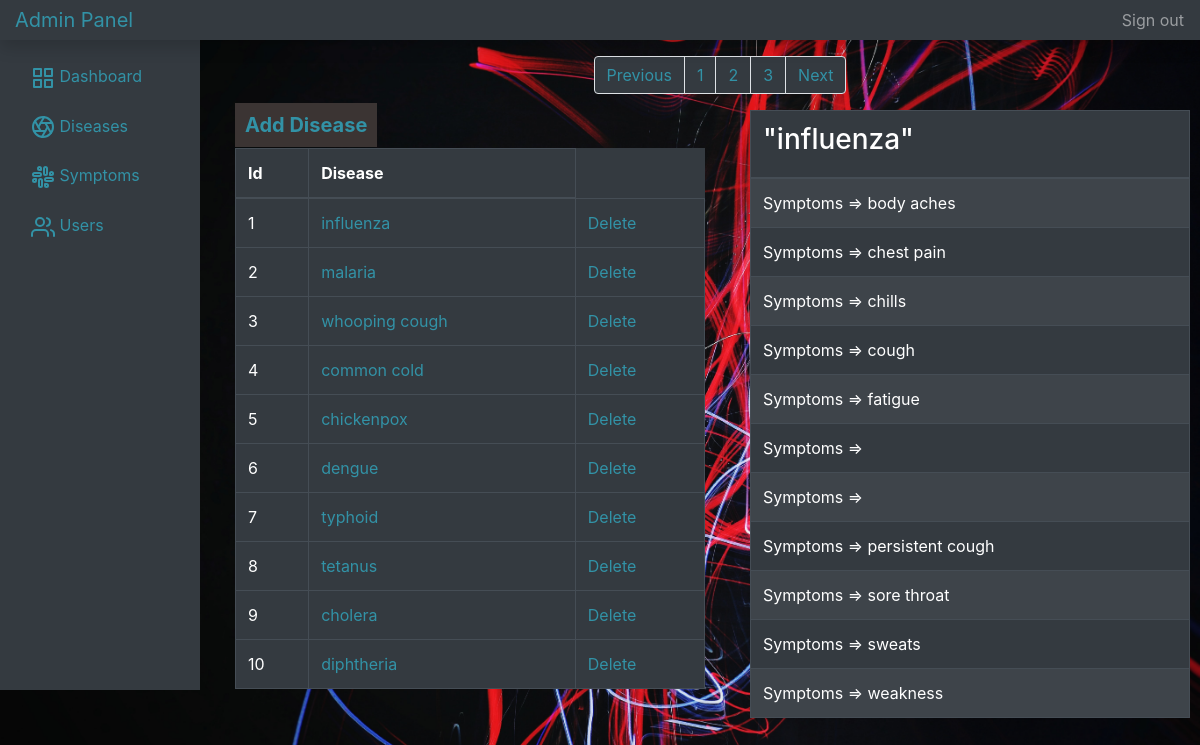
Screenshot of /admin/diseases.php?disease=influenza&disid=1 with the database file from the repository.
### tables this page shows
CREATE TABLE `diseases` (
  `dis_id` int(11) NOT NULL,
  `dis_name` varchar(30) NOT NULL,
  `dis_sci_name` varchar(50) NOT NULL
);

CREATE TABLE `symptoms` (
  `symp_id` int(11) NOT NULL,
  `symp_name` varchar(30) NOT NULL
);

### admin/diseases.php (the view, shortened to what this page needs)
<?php include "includes/header.php" ?>
<?php
    $limit = 10;
    $page = isset($_GET['page']) ? $_GET['page'] : 1;
    $start = ($page -1) * $limit;
    $result = $conn->query("SELECT * FROM diseases LIMIT $start, $limit");
    $diseases = $result->fetch_all(MYSQLI_ASSOC);
    $result1 = $conn->query("SELECT count(dis_id) AS id FROM diseases");
    $disCount = $result1->fetch_all(MYSQLI_ASSOC);
    $total = $disCount[0]['id'];
    $pages = ceil($total/$limit);
?>
        <div class="col-md-10" style="margin-left: 220px;">
            <nav class="container mt-3" aria-label="Page navigation example">
                <ul class="pagination justify-content-center">
                    <li class="page-item disable">
                    <a class="page-link bg-dark" href="#" tabindex="-1">Previous</a>
                    </li>
                    <?php for($i = 1; $i<= $pages; $i++): ?>
                    <li class="page-item">
                        <a class="page-link bg-dark" href="diseases.php?page=<?php echo $i; ?>"><?php echo $i; ?></a>
                    </li>
                    <?php endfor; ?>
                    <li class="page-item">
                    <a class="page-link bg-dark" href="#">Next</a>
                    </li>
                </ul>
            </nav>
                <div class="row">
                    <div class="col-md-6">
                    <a href="diseases.php?task=add" class="addDis" style="text-decoration: none;">Add Disease</a>
                        <table class="mt-2 table table-dark table-bordered">
                            <thead>
                                <tr>
                                    <th>Id</th>
                                    <th>Disease</th>
                                </tr>
                            </thead>
                            <tbody>
                                <?php foreach($diseases as $disease): ?>
                                    <tr>
                                        <td>
                                            <?php echo $disease['dis_id']; ?>
                                        </td>
                                        <td>
                                            <a style="text-decoration: none;" href="diseases.php?disease=<?php echo $disease['dis_name']; ?>&disid=<?php echo $disease['dis_id']; ?>">
                                                <?php echo $disease['dis_name']; ?>
                                            </a>
                                        </td>
                                        <td>
                                            <a style="text-decoration: none;" href="diseases.php?delete=<?php echo $disease['dis_id']; ?>">
                                                Delete
                                            </a>
                                        </td>
                                    </tr>
                                <?php endforeach; ?>
                            </tbody>
                        </table>
                    </div>
                    <div class="col-md-6">
                        <div class="container d-flex flex-column justify-content-center">
                            <table class="table table-dark table-striped table-bordered">
                                <thead>
                                    <tr>
                                        <?php if(isset($_GET['disease'])){ echo "<td><h3>\"".$_GET['disease']."\"</h3></td>"; }?>
                                    </tr>
                                </thead>
                                <tbody>
                                    <?php include "includes/showsymptoms.php"; ?>
                                </tbody>
                            </table>
                        </div>
                    </div>
                </div>
        </div>
<?php include "includes/footer.php" ?>

### admin/includes/showsymptoms.php
<?php
    if(isset($_GET['disid'])){
        $dis_id = $_GET['disid'];
        $result = $conn->query("SELECT * FROM can_have WHERE dis_id = $dis_id");
        $can_have = $result->fetch_all(MYSQLI_ASSOC);
        for($i = 0; $i < count($can_have); $i++){
            $symp_id = $can_have[$i]['symp_id'];
            $result1 = $conn->query("SELECT * FROM symptoms WHERE symp_id = $symp_id");
            $symptoms = $result1->fetch_all(MYSQLI_ASSOC);
            echo '<tr>';
            echo '<td>Symptoms => '.$symptoms[0]['symp_name'].'</td>';
            echo '</tr>';
        }
    }
?>

### admin/css/style.css (style rules this page uses)
body { overflow: auto; background-image: url("../img/admin.jpg"); background-repeat: no-repeat; background-size: cover; }
.addDis { padding: 10px; width: 40px; font-size: 20px; text-decoration: #3292a6; font-weight: bold; background-color: #3b3433; margin-bottom: 100px; color: #3292a6; }

### rows the page displays
diseases: dis_id "1", dis_name "influenza"
diseases: dis_id "2", dis_name "malaria"
diseases: dis_id "3", dis_name "whooping cough"
diseases: dis_id "4", dis_name "common cold"
diseases: dis_id "5", dis_name "chickenpox"
diseases: dis_id "6", dis_name "dengue"
diseases: dis_id "7", dis_name "typhoid"
diseases: dis_id "8", dis_name "tetanus"
diseases: dis_id "9", dis_name "cholera"
diseases: dis_id "10", dis_name "diphtheria"
symptoms: symp_name "body aches"
symptoms: symp_name "chest pain"
symptoms: symp_name "chills"
symptoms: symp_name "cough"
symptoms: symp_name "fatigue"
symptoms: symp_name "persistent cough"
symptoms: symp_name "sore throat"
symptoms: symp_name "sweats"
symptoms: symp_name "weakness"

### other values shown
$_GET['disease'] "influenza"
